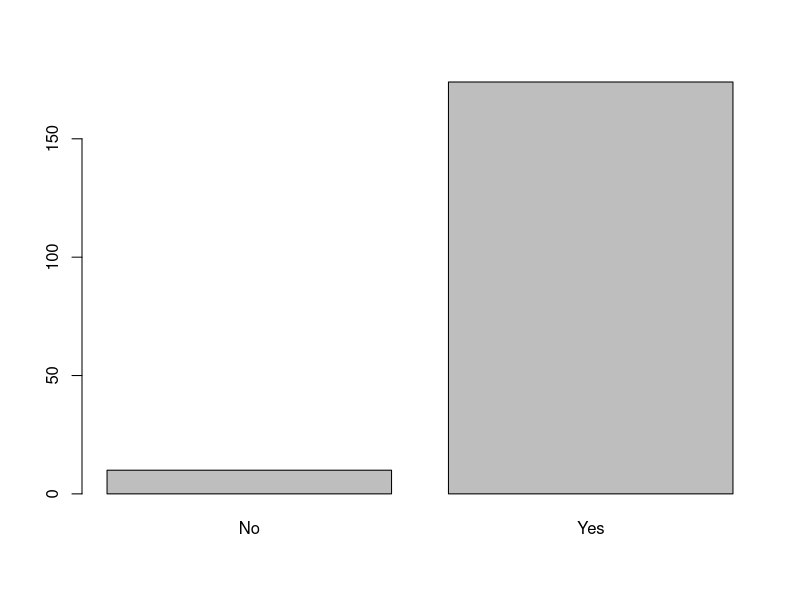

This figure's R source: (Note: this script raises an error after producing the figure.)
Hire <- read.csv('HireTrainApr10.csv')
head(Hire)
unique(Hire$Coding)
unique(Hire$Impression)
unique(Hire$Major)
unique(Hire$College)
unique(Hire$Hired)
nrow(Hire)
table(Hire$Hired)
table(Hire$Hired, Hire$Coding)
table(Hire$Hired, Hire$Impression)
table(Hire$Hired, Hire$College)
table(Hire$Hired, Hire$Major)
chisq.test(table(Hire$Hired, Hire$College))
chisq.test(table (Hire$Hired, Hire$Major))
chisq.test(table(Hire$Hired, Hire$Coding))
chisq.test(table(Hire$Hired, Hire$Impression))
table(Hire$Hired,Hire$College)
Yes <- Hire[Hire$Hired=='Yes',]
table(Yes$Coding)
table(Yes$Impression)
table(Yes$Major)
table(Yes$College)
table(Hire[Hire$College=='Peters',]$Impression,Hire[Hire$College=='Peters',]$Hired)
table(Hire[Hire$College=='Redbrick',]$Impression,Hire[Hire$College=='Redbrick',]$Hired)
table(Hire[Hire$College=='BYU',]$Coding,Hire[Hire$College=='BYU',]$Hired)

stat1 <- Hire[Hire$Coding=='Excellent' & Hire$Impression=='Outgoing',]
barplot(table(stat1$Hired))
stat2 <- Hire[Hire$Major=='CS'&Hire$College=='Redbrick',]
barplot(table(stat3$Hired))
stat3 <- Hire[Hire$Coding=='Excellent' & Hire$Impression=='Confident',]
barplot(table(stat3$Hired))
stat4 <- Hire[Hire$Coding=='Excellent'&Hire$Impression=='Shy',]
barplot(table(stat4$Hired))
stat5 <- Hire[Hire$Coding=='OK'&(Hire$Impression=='Outgoing'|Hire$Impression=='Confident'|Hire$Impression=='Shy'),]
barplot(table(stat5$Hired))
stat6 <- Hire[Hire$College=='Redbrick'&(Hire$Coding=='Excellent'|Hire$Coding=='OK'),]
barplot(table(stat6$Hired))
stat7 <- Hire[Hire$College=='Peters' & (Hire$Impression=='Outgoing'|Hire$Impression=='Nerdy'),]
barplot(table(stat7$Hired))
stat8 <- Hire[Hire$College=='Redbrick'& Hire$Impression=='Nerdy',]
barplot(table(stat8$Hired))
stat9 <- Hire[Hire$College=='Peters'&(Hire$Coding=='Excellent'|Hire$Coding=='OK'),]
barplot(table(stat9$Hired))
stat10 <- Hire[Hire$College=='BYU'&(Hire$Coding=='Excellent'|Hire$Coding=='OK'),]
barplot(table(stat10$Hired))

v<-sample(1:nrow(Hire))
v[1:5]
trainScrambled<-Hire[v, ]
trainSample<-trainScrambled[nrow(trainScrambled)-10:nrow(trainScrambled), ]
myprediction<-trainSample
decision <- rep('No',nrow(myprediction))
decision[myprediction$Coding=='Excellent'&myprediction$Impression=='Outgoing'] <- 'Yes'
decision[myprediction$Major=='CS'&myprediction$College=='Redbrick'] <- 'Yes'
decision[myprediction$Coding=='Excellent' & myprediction$Impression=='Confident']<- 'Yes'
decision[myprediction$Coding=='Excellent'&myprediction$Impression=='Shy']<-'Yes'
decision[myprediction$Coding=='OK'&(myprediction$Impression=='Shy'|myprediction$Impression=='Confident'|myprediction$Impression=='Outgoing')] <- 'Yes'
decision[myprediction$College=='Redbrick'&(myprediction$Coding=='Excellent'|myprediction$Coding=='OK')]<-'Yes'
decision[myprediction$College=='Peters'&(myprediction$Impression=='Nerdy'|myprediction$Impression=='Outgoing')]<-'Yes'
decision[myprediction$College=='Redbrick'&myprediction$Impression=='Nerdy']<-'Yes'
decision[myprediction$College=='Peters'&(myprediction$Coding=='Excellent'|myprediction$Coding=='OK')]<-'Yes'
decision[myprediction$College=='BYU'&(myprediction$Coding=='Excellent'|myprediction$Coding=='OK')]<-'Yes'
myprediction$Hired <-decision
correct <- sum(myprediction$Hired==trainSample$Hired)
accuracy <- correct/nrow(trainSample)
accuracy


test <- read.csv('test.csv')
submission <- read.csv('sample_submission.csv')
submission$Prediction <- 'No'
submission[test$Coding=='Excellent'&test$Impression=='Outgoing'] <- 'Yes'
submission[test$Major=='CS'&test$College=='Redbrick'] <- 'Yes'
submission[test$Coding=='Excellent' & test$Impression=='Confident']<- 'Yes'
submission[test$Coding=='Excellent'&test$Impression=='Shy']<-'Yes'
submission[test$Coding=='OK'&(test$Impression=='Shy'|test$Impression=='Confident'|test$Impression=='Outgoing')] <- 'Yes'
submission[test$College=='Redbrick'&(test$Coding=='Excellent'|test$Coding=='OK')]<-'Yes'
submission[test$College=='Peters'&(test$Impression=='Nerdy'|test$Impression=='Outgoing')]<-'Yes'
submission[test$College=='Redbrick'&test$Impression=='Nerdy']<-'Yes'
submission[test$College=='Peters'&(test$Coding=='Excellent'|test$Coding=='OK')]<-'Yes'
submission[test$College=='BYU'&(test$Coding=='Excellent'|test$Coding=='OK')]<-'Yes'
head(submission)
